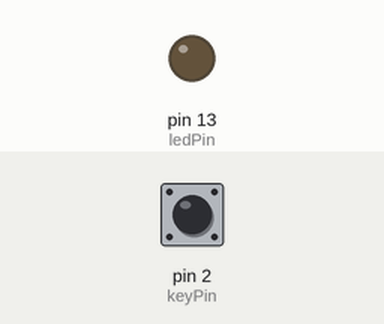
This sketch was run on a simulated Arduino Uno, built with avr-gcc and run on an emulated ATmega328P. On the bench: output pins drawn as LEDs (lit = HIGH). The inputs (shaded band) are chosen by the test bench; at power-on: pin 2 (keyPin) LOW.

Above: at 1.2 s.
1.3 s: pin 2 (keyPin) pulled HIGH for 0.15 s
At 1.37 s:
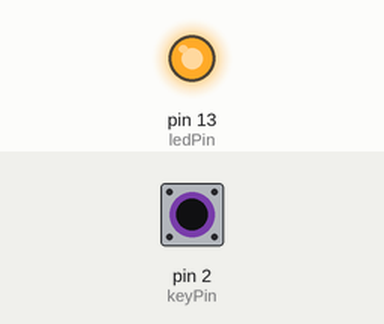
2.9 s: pin 2 (keyPin) pulled HIGH for 3.2 s
At 6.7 s:
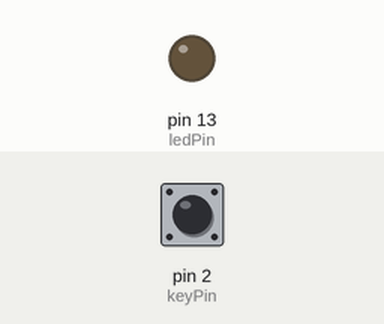
Timing chart, 0 to 8.2 s (numbered marks = the images above; inputs shaded):
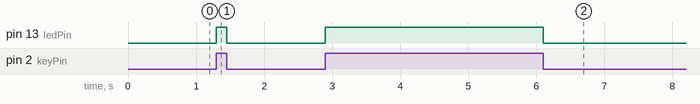

Measured:
- after the input at 1.3 s, pin 13 (ledPin): LOW → HIGH at once, → LOW 0.15 s later
- after the input at 2.9 s, pin 13 (ledPin): LOW → HIGH at once, → LOW 3.2 s later

The sketch:

KeyPress.ino
```cpp
/**********************************/
const int keyPin = 2; //the number of the key pin
const int ledPin = 13;//the number of the led pin
/**********************************/
void setup()
{
  pinMode(keyPin,INPUT);//initialize the key pin as input
  pinMode(ledPin,OUTPUT);//initialize the led pin as output
}
/**********************************/
void loop()
{
  //read the state of the key value
  //and check if the kye is pressed
  //if it is,the state is HIGH
  if(digitalRead(keyPin) ==HIGH )
  {
    digitalWrite(ledPin,HIGH);//turn on the led
  }
  else
  {
    digitalWrite(ledPin,LOW);//turn off the led
  }
}
/************************************/
```
